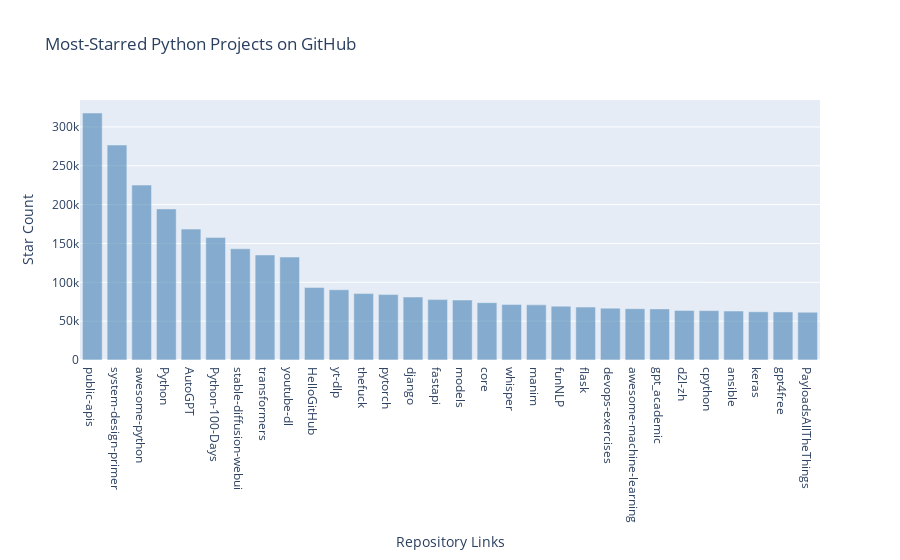

Here is the notebook cell this chart was saved with:
### Code cell
import requests
import plotly.express as px

# GitHub API URL
url = "https://api.github.com/search/repositories"
url += "?q=language:python+sort:stars+stars:>10000"

# Set request headers
headers = {"Accept": "application/vnd.github.v3+json"}
r = requests.get(url, headers=headers)

# Check the request status
print(f"Status code: {r.status_code}")

# Parse the JSON response
response_dict = r.json()
repo_dicts = response_dict['items']
print(f"Repositories returned: {len(repo_dicts)}")  # Print the number of repositories returned

# Process the repository information
repo_links, stars, hover_texts = [], [], []
for repo_dict in repo_dicts:
    # Create clickable links for repository names
    repo_name = repo_dict['name']
    repo_url = repo_dict['html_url']
    repo_link = f"<a href='{repo_url}' target='_blank'>{repo_name}</a>"  # HTML hyperlink
    repo_links.append(repo_link)

    # Add star counts
    stars.append(repo_dict['stargazers_count'])

    # Create hover text
    owner = repo_dict['owner']['login']
    description = repo_dict['description']
    hover_text = f"{owner}<br />{description}"
    hover_texts.append(hover_text)

# Visualization using Plotly Express
title = "Most-Starred Python Projects on GitHub"
labels = {"x": "Repository Links", "y": "Star Count"}
fig = px.bar(x=repo_links, y=stars, title=title, labels=labels, hover_data={"text": hover_texts})

# Customize the layout
fig.update_traces(marker_color='SteelBlue', marker_opacity=0.6)  

# Show the figure
fig.show()

### Figure 1 — Plotly figure (JSON) as saved in the notebook; plotly's stock layout.template omitted (floating-point values rounded to 4 significant figures)
{"data": [{"alignmentgroup": "True", "customdata": [["public-apis<br />A collective list of free APIs"], ["donnemartin<br />Learn how to design large-scale systems. Prep for the system design interview.  Includes Anki flashcards."], ["vinta<br />An opinionated list of awesome Python frameworks, libraries, software and resources."], ["TheAlgorithms<br />All Algorithms implemented in Python"], ["Significant-Gravitas<br />AutoGPT is the vision of accessible AI for everyone, to use and to build on. Our mission is to provide the tools, so that you can focus on what matters."], ["jackfrued<br />Python - 100天从新手到大师"], ["AUTOMATIC1111<br />Stable Diffusion web UI"], ["huggingface<br />🤗 Transformers: State-of-the-art Machine Learning for Pytorch, TensorFlow, and JAX."], ["ytdl-org<br />Command-line program to download videos from YouTube.com and other video sites"], ["521xueweihan<br />:octocat: 分享 GitHub 上有趣、入门级的开源项目。Share interesting, entry-level open source projects on GitHub."], ["yt-dlp<br />A feature-rich command-line audio/video downloader"], ["nvbn<br />Magnificent app which corrects your previous console command."], ["pytorch<br />Tensors and Dynamic neural networks in Python with strong GPU acceleration"], ["django<br />The Web framework for perfectionists with deadlines."], ["fastapi<br />FastAPI framework, high performance, easy to learn, fast to code, ready for production"], ["tensorflow<br />Models and examples built with TensorFlow"], ["home-assistant<br />:house_with_garden: Open source home automation that puts local control and privacy first."], ["openai<br />Robust Speech Recognition via Large-Scale Weak Supervision"], ["3b1b<br />Animation engine for explanatory math videos"], ["fighting41love<br />中英文敏感词、语言检测、中外手机/电话归属地/运营商查询、名字推断性别、手机号抽取、身份证抽取、邮箱抽取、中日文人名库、中文缩写库、拆字词典、词汇情感值、停用词、反动词表、暴恐词表、繁简体转换、英文模拟中文发音、汪峰歌词生成器、职业名称词库、同义词库、反义词库、否定词库、汽车品牌词库、汽车零件词库、连续英文切割、各种中文词向量、公司名字大全、古诗词库、IT词库、财经词库、成语词库、地名词库、历史名人词库、诗词词库、医学词库、饮食词库、法律词库、汽车词库、动物词库、中文聊天语料、中文谣言数据、百度中文问答数据集、句子相似度匹配算法集合、bert资源、文本生成&摘要相关工具、cocoNLP信息抽取工具、国内电话号码正则匹配、清华大学XLORE:中英文跨语言百科知识图谱、清华大学人工智能技术系列报告、自然语言生成、NLU太难了系列、自动对联数据及机器人、用户名黑名单列表、罪名法务名词及分类模型、微信公众号语料、cs224n深度学习自然语言处理课程、中文手写汉字识别、中文自然语言处理 语料/数据集、变量命名神器、分词语料库+代码、任务型对话英文数据集、ASR 语音数据集 + 基于深度学习的中文语音识别系统、笑声检测器、Microsoft多语言数字/单位/如日期时间识别包、中华新华字典数据库及api(包括常用歇后语、成语、词语和汉字)、文档图谱自动生成、SpaCy 中文模型、Common Voice语音识别数据集新版、神经网络关系抽取、基于bert的命名实体识别、关键词(Keyphrase)抽取包pke、基于医疗领域知识图谱的问答系统、基于依存句法与语义角色标注的事件三元组抽取、依存句法分析4万句高质量标注数据、cnocr：用来做中文OCR的Python3包、中文人物关系知识图谱项目、中文nlp竞赛项目及代码汇总、中文字符数据、speech-aligner: 从“人声语音”及其“语言文本”产生音素级别时间对齐标注的工具、AmpliGraph: 知识图谱表示学习(Python)库：知识图谱概念链接预测、Scattertext 文本可视化(python)、语言/知识表示工具：BERT & ERNIE、中文对比英文自然语言处理NLP的区别综述、Synonyms中文近义词工具包、HarvestText领域自适应文本挖掘工具（新词发现-情感分析-实体链接等）、word2word：(Python)方便易用的多语言词-词对集：62种语言/3,564个多语言对、语音识别语料生成工具：从具有音频/字幕的在线视频创建自动语音识别(ASR)语料库、构建医疗实体识别的模型（包含词典和语料标注）、单文档非监督的关键词抽取、Kashgari中使用gpt-2语言模型、开源的金融投资数据提取工具、文本自动摘要库TextTeaser: 仅支持英文、人民日报语料处理工具集、一些关于自然语言的基本模型、基于14W歌曲知识库的问答尝试--功能包括歌词接龙and已知歌词找歌曲以及歌曲歌手歌词三角关系的问答、基于Siamese bilstm模型的相似句子判定模型并提供训练数据集和测试数据集、用Transformer编解码模型实现的根据Hacker News文章标题自动生成评论、用BERT进行序列标记和文本分类的模板代码、LitBank：NLP数据集——支持自然语言处理和计算人文学科任务的100部带标记英文小说语料、百度开源的基准信息抽取系统、虚假新闻数据集、Facebook: LAMA语言模型分析，提供Transformer-XL/BERT/ELMo/GPT预训练语言模型的统一访问接口、CommonsenseQA：面向常识的英文QA挑战、中文知识图谱资料、数据及工具、各大公司内部里大牛分享的技术文档 PDF 或者 PPT、自然语言生成SQL语句（英文）、中文NLP数据增强（EDA）工具、英文NLP数据增强工具 、基于医药知识图谱的智能问答系统、京东商品知识图谱、基于mongodb存储的军事领域知识图谱问答项目、基于远监督的中文关系抽取、语音情感分析、中文ULMFiT-情感分析-文本分类-语料及模型、一个拍照做题程序、世界各国大规模人名库、一个利用有趣中文语料库 qingyun 训练出来的中文聊天机器人、中文聊天机器人seqGAN、省市区镇行政区划数据带拼音标注、教育行业新闻语料库包含自动文摘功能、开放了对话机器人-知识图谱-语义理解-自然语言处理工具及数据、中文知识图谱：基于百度百科中文页面-抽取三元组信息-构建中文知识图谱、masr: 中文语音识别-提供预训练模型-高识别率、Python音频数据增广库、中文全词覆盖BERT及两份阅读理解数据、ConvLab：开源多域端到端对话系统平台、中文自然语言处理数据集、基于最新版本rasa搭建的对话系统、基于TensorFlow和BERT的管道式实体及关系抽取、一个小型的证券知识图谱/知识库、复盘所有NLP比赛的TOP方案、OpenCLaP：多领域开源中文预训练语言模型仓库、UER：基于不同语料+编码器+目标任务的中文预训练模型仓库、中文自然语言处理向量合集、基于金融-司法领域(兼有闲聊性质)的聊天机器人、g2pC：基于上下文的汉语读音自动标记模块、Zincbase 知识图谱构建工具包、诗歌质量评价/细粒度情感诗歌语料库、快速转化「中文数字」和「阿拉伯数字」、百度知道问答语料库、基于知识图谱的问答系统、jieba_fast 加速版的jieba、正则表达式教程、中文阅读理解数据集、基于BERT等最新语言模型的抽取式摘要提取、Python利用深度学习进行文本摘要的综合指南、知识图谱深度学习相关资料整理、维基大规模平行文本语料、StanfordNLP 0.2.0：纯Python版自然语言处理包、NeuralNLP-NeuralClassifier：腾讯开源深度学习文本分类工具、端到端的封闭域对话系统、中文命名实体识别：NeuroNER vs. BertNER、新闻事件线索抽取、2019年百度的三元组抽取比赛：“科学空间队”源码、基于依存句法的开放域文本知识三元组抽取和知识库构建、中文的GPT2训练代码、ML-NLP - 机器学习(Machine Learning)NLP面试中常考到的知识点和代码实现、nlp4han:中文自然语言处理工具集(断句/分词/词性标注/组块/句法分析/语义分析/NER/N元语法/HMM/代词消解/情感分析/拼写检查、XLM：Facebook的跨语言预训练语言模型、用基于BERT的微调和特征提取方法来进行知识图谱百度百科人物词条属性抽取、中文自然语言处理相关的开放任务-数据集-当前最佳结果、CoupletAI - 基于CNN+Bi-LSTM+Attention 的自动对对联系统、抽象知识图谱、MiningZhiDaoQACorpus - 580万百度知道问答数据挖掘项目、brat rapid annotation tool: 序列标注工具、大规模中文知识图谱数据：1.4亿实体、数据增强在机器翻译及其他nlp任务中的应用及效果、allennlp阅读理解:支持多种数据和模型、PDF表格数据提取工具 、 Graphbrain：AI开源软件库和科研工具，目的是促进自动意义提取和文本理解以及知识的探索和推断、简历自动筛选系统、基于命名实体识别的简历自动摘要、中文语言理解测评基准，包括代表性的数据集&基准模型&语料库&排行榜、树洞 OCR 文字识别 、从包含表格的扫描图片中识别表格和文字、语声迁移、Python口语自然语言处理工具集(英文)、 similarity：相似度计算工具包，java编写、海量中文预训练ALBERT模型 、Transformers 2.0 、基于大规模音频数据集Audioset的音频增强 、Poplar：网页版自然语言标注工具、图片文字去除，可用于漫画翻译 、186种语言的数字叫法库、Amazon发布基于知识的人-人开放领域对话数据集 、中文文本纠错模块代码、繁简体转换 、 Python实现的多种文本可读性评价指标、类似于人名/地名/组织机构名的命名体识别数据集 、东南大学《知识图谱》研究生课程(资料)、. 英文拼写检查库 、 wwsearch是企业微信后台自研的全文检索引擎、CHAMELEON：深度学习新闻推荐系统元架构 、 8篇论文梳理BERT相关模型进展与反思、DocSearch：免费文档搜索引擎、 LIDA：轻量交互式对话标注工具 、aili - the fastest in-memory index in the East 东半球最快并发索引 、知识图谱车音工作项目、自然语言生成资源大全 、中日韩分词库mecab的Python接口库、中文文本摘要/关键词提取、汉字字符特征提取器 (featurizer)，提取汉字的特征（发音特征、字形特征）用做深度学习的特征、中文生成任务基准测评 、中文缩写数据集、中文任务基准测评 - 代表性的数据集-基准(预训练)模型-语料库-baseline-工具包-排行榜、PySS3：面向可解释AI的SS3文本分类器机器可视化工具 、中文NLP数据集列表、COPE - 格律诗编辑程序、doccano：基于网页的开源协同多语言文本标注工具 、PreNLP：自然语言预处理库、简单的简历解析器，用来从简历中提取关键信息、用于中文闲聊的GPT2模型：GPT2-chitchat、基于检索聊天机器人多轮响应选择相关资源列表(Leaderboards、Datasets、Papers)、(Colab)抽象文本摘要实现集锦(教程 、词语拼音数据、高效模糊搜索工具、NLP数据增广资源集、微软对话机器人框架 、 GitHub Typo Corpus：大规模GitHub多语言拼写错误/语法错误数据集、TextCluster：短文本聚类预处理模块 Short text cluster、面向语音识别的中文文本规范化、BLINK：最先进的实体链接库、BertPunc：基于BERT的最先进标点修复模型、Tokenizer：快速、可定制的文本词条化库、中文语言理解测评基准，包括代表性的数据集、基准(预训练)模型、语料库、排行榜、spaCy 医学文本挖掘与信息提取 、 NLP任务示例项目代码集、 python拼写检查库、chatbot-list - 行业内关于智能客服、聊天机器人的应用和架构、算法分享和介绍、语音质量评价指标(MOSNet, BSSEval, STOI, PESQ, SRMR)、 用138GB语料训练的法文RoBERTa预训练语言模型 、BERT-NER-Pytorch：三种不同模式的BERT中文NER实验、无道词典 - 有道词典的命令行版本，支持英汉互查和在线查询、2019年NLP亮点回顾、 Chinese medical dialogue data 中文医疗对话数据集 、最好的汉字数字(中文数字)-阿拉伯数字转换工具、 基于百科知识库的中文词语多词义/义项获取与特定句子词语语义消歧、awesome-nlp-sentiment-analysis - 情感分析、情绪原因识别、评价对象和评价词抽取、LineFlow：面向所有深度学习框架的NLP数据高效加载器、中文医学NLP公开资源整理 、MedQuAD：(英文)医学问答数据集、将自然语言数字串解析转换为整数和浮点数、Transfer Learning in Natural Language Processing (NLP) 、面向语音识别的中文/英文发音辞典、Tokenizers：注重性能与多功能性的最先进分词器、CLUENER 细粒度命名实体识别 Fine Grained Named Entity Recognition、 基于BERT的中文命名实体识别、中文谣言数据库、NLP数据集/基准任务大列表、nlp相关的一些论文及代码, 包括主题模型、词向量(Word Embedding)、命名实体识别(NER)、文本分类(Text Classificatin)、文本生成(Text Generation)、文本相似性(Text Similarity)计算等，涉及到各种与nlp相关的算法，基于keras和tensorflow 、Python文本挖掘/NLP实战示例、 Blackstone：面向非结构化法律文本的spaCy pipeline和NLP模型通过同义词替换实现文本“变脸” 、中文 预训练 ELECTREA 模型: 基于对抗学习 pretrain Chinese Model 、albert-chinese-ner - 用预训练语言模型ALBERT做中文NER 、基于GPT2的特定主题文本生成/文本增广、开源预训练语言模型合集、多语言句向量包、编码、标记和实现：一种可控高效的文本生成方法、 英文脏话大列表 、attnvis：GPT2、BERT等transformer语言模型注意力交互可视化、CoVoST：Facebook发布的多语种语音-文本翻译语料库，包括11种语言(法语、德语、荷兰语、俄语、西班牙语、意大利语、土耳其语、波斯语、瑞典语、蒙古语和中文)的语音、文字转录及英文译文、Jiagu自然语言处理工具 - 以BiLSTM等模型为基础，提供知识图谱关系抽取 中文分词 词性标注 命名实体识别 情感分析 新词发现 关键词 文本摘要 文本聚类等功能、用unet实现对文档表格的自动检测，表格重建、NLP事件提取文献资源列表 、 金融领域自然语言处理研究资源大列表、CLUEDatasetSearch - 中英文NLP数据集：搜索所有中文NLP数据集，附常用英文NLP数据集 、medical_NER - 中文医学知识图谱命名实体识别 、(哈佛)讲因果推理的免费书、知识图谱相关学习资料/数据集/工具资源大列表、Forte：灵活强大的自然语言处理pipeline工具集 、Python字符串相似性算法库、PyLaia：面向手写文档分析的深度学习工具包、TextFooler：针对文本分类/推理的对抗文本生成模块、Haystack：灵活、强大的可扩展问答(QA)框架、中文关键短语抽取工具"], ["pallets<br />The Python micro framework for building web applications."], ["bregman-arie<br />Linux, Jenkins, AWS, SRE, Prometheus, Docker, Python, Ansible, Git, Kubernetes, Terraform, OpenStack, SQL, NoSQL, Azure, GCP, DNS, Elastic, Network, Virtualization. DevOps Interview Questions"], ["josephmisiti<br />A curated list of awesome Machine Learning frameworks, libraries and software."], ["binary-husky<br />为GPT/GLM等LLM大语言模型提供实用化交互接口，特别优化论文阅读/润色/写作体验，模块化设计，支持自定义快捷按钮&函数插件，支持Python和C++等项目剖析&自译解功能，PDF/LaTex论文翻译&总结功能，支持并行问询多种LLM模型，支持chatglm3等本地模型。接入通义千问, deepseekcoder, 讯飞星火, 文心一言, llama2, rwkv, claude2, moss等。"], ["d2l-ai<br />《动手学深度学习》：面向中文读者、能运行、可讨论。中英文版被70多个国家的500多所大学用于教学。"], ["python<br />The Python programming language"], ["ansible<br />Ansible is a radically simple IT automation platform that makes your applications and systems easier to deploy and maintain. Automate everything from code deployment to network configuration to cloud management, in a language that approaches plain English, using SSH, with no agents to install on remote systems. https://docs.ansible.com."], ["keras-team<br />Deep Learning for humans"], ["xtekky<br />The official gpt4free repository | various collection of powerful language models"], ["swisskyrepo<br />A list of useful payloads and bypass for Web Application Security and Pentest/CTF"]], "hovertemplate": "Repository Links=%{x}<br>Star Count=%{y}<br>text=%{customdata[0]}<extra></extra>", "legendgroup": "", "marker": {"color": "SteelBlue", "opacity": 0.6, "pattern": {"shape": ""}}, "name": "", "offsetgroup": "", "orientation": "v", "showlegend": false, "textposition": "auto", "type": "bar", "x": ["<a href='https://github.com/public-apis/public-apis' target='_blank'>public-apis</a>", "<a href='https://github.com/donnemartin/system-design-primer' target='_blank'>system-design-primer</a>", "<a href='https://github.com/vinta/awesome-python' target='_blank'>awesome-python</a>", "<a href='https://github.com/TheAlgorithms/Python' target='_blank'>Python</a>", "<a href='https://github.com/Significant-Gravitas/AutoGPT' target='_blank'>AutoGPT</a>", "<a href='https://github.com/jackfrued/Python-100-Days' target='_blank'>Python-100-Days</a>", "<a href='https://github.com/AUTOMATIC1111/stable-diffusion-webui' target='_blank'>stable-diffusion-webui</a>", "<a href='https://github.com/huggingface/transformers' target='_blank'>transformers</a>", "<a href='https://github.com/ytdl-org/youtube-dl' target='_blank'>youtube-dl</a>", "<a href='https://github.com/521xueweihan/HelloGitHub' target='_blank'>HelloGitHub</a>", "<a href='https://github.com/yt-dlp/yt-dlp' target='_blank'>yt-dlp</a>", "<a href='https://github.com/nvbn/thefuck' target='_blank'>thefuck</a>", "<a href='https://github.com/pytorch/pytorch' target='_blank'>pytorch</a>", "<a href='https://github.com/django/django' target='_blank'>django</a>", "<a href='https://github.com/fastapi/fastapi' target='_blank'>fastapi</a>", "<a href='https://github.com/tensorflow/models' target='_blank'>models</a>", "<a href='https://github.com/home-assistant/core' target='_blank'>core</a>", "<a href='https://github.com/openai/whisper' target='_blank'>whisper</a>", "<a href='https://github.com/3b1b/manim' target='_blank'>manim</a>", "<a href='https://github.com/fighting41love/funNLP' target='_blank'>funNLP</a>", "<a href='https://github.com/pallets/flask' target='_blank'>flask</a>", "<a href='https://github.com/bregman-arie/devops-exercises' target='_blank'>devops-exercises</a>", "<a href='https://github.com/josephmisiti/awesome-machine-learning' target='_blank'>awesome-machine-learning</a>", "<a href='https://github.com/binary-husky/gpt_academic' target='_blank'>gpt_academic</a>", "<a href='https://github.com/d2l-ai/d2l-zh' target='_blank'>d2l-zh</a>", "<a href='https://github.com/python/cpython' target='_blank'>cpython</a>", "<a href='https://github.com/ansible/ansible' target='_blank'>ansible</a>", "<a href='https://github.com/keras-team/keras' target='_blank'>keras</a>", "<a href='https://github.com/xtekky/gpt4free' target='_blank'>gpt4free</a>", "<a href='https://github.com/swisskyrepo/PayloadsAllTheThings' target='_blank'>PayloadsAllTheThings</a>"], "xaxis": "x", "y": [317910, 276701, 225109, 194468, 168459, 157735, 143147, 135210, 132475, 93340, 90418, 85473, 84222, 81026, 77766, 77188, 73817, 71531, 70972, 69235, 68110, 66710, 66038, 65785, 63751, 63551, 63026, 62100, 61855, 61435], "yaxis": "y"}], "layout": {"autosize": true, "barmode": "relative", "legend": {"tracegroupgap": 0}, "title": {"text": "Most-Starred Python Projects on GitHub"}, "xaxis": {"anchor": "y", "autorange": true, "domain": [0, 1], "range": [-0.5, 29.5], "title": {"text": "Repository Links"}, "type": "category"}, "yaxis": {"anchor": "x", "autorange": true, "domain": [0, 1], "range": [0, 334600.0], "title": {"text": "Star Count"}, "type": "linear"}}}
